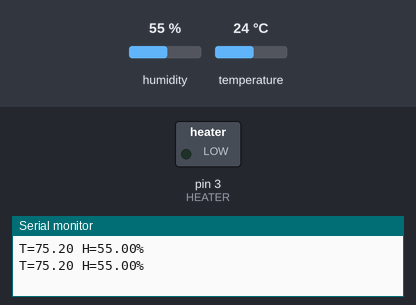
Bench run of a sketch on a simulated Arduino Uno, built with avr-gcc and run on an emulated ATmega328P. Shown: switched loads named in the sketch (green lamp = pin HIGH), the last lines printed to the serial monitor. Inputs (shaded band) come from the test bench; at power-on: temperature 24 °C, humidity 55 %.

Above: at 3.2 s.
3.3 s: temperature set to 22 °C
At 6.2 s:
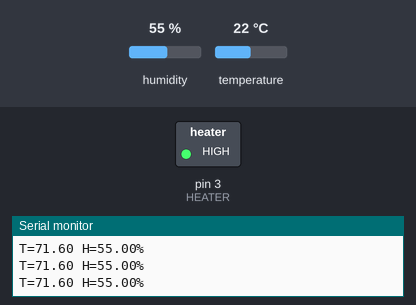
6.5 s: temperature set to 25 °C
9.3 s: temperature set to 28 °C
At 12.4 s:
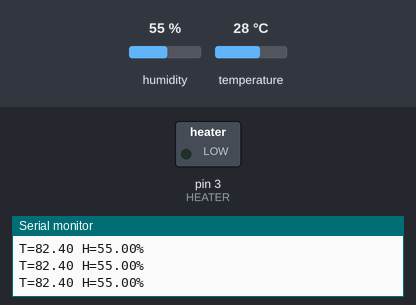
12.7 s: temperature set to 12 °C
At 15.2 s:
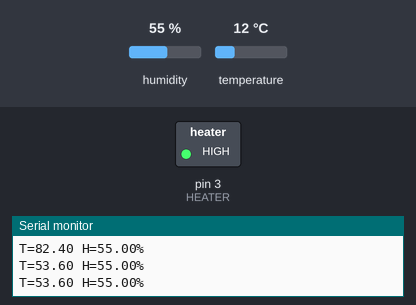
Timing chart, 0 to 16.7 s (numbered marks = the images above; inputs shaded):
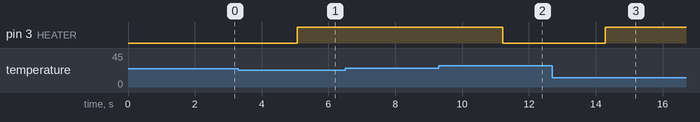

Measured:
- the behaviour switches between 24 and 23 °C on temperature (found by bisection; images 0 and 1)
- the behaviour switches between 26 and 27 °C on temperature (found by bisection; images 1 and 2)
- after the input at 3.3 s, pin 3 (HEATER): LOW → HIGH after 1.8 s
- after the input at 9.3 s, pin 3 (HEATER): HIGH → LOW after 1.9 s
- after the input at 12.7 s, pin 3 (HEATER): LOW → HIGH after 1.6 s

The sketch:

DHT11.ino
```cpp
#include <dht.h>

dht *dht_reader = 0;
#define HEATER 3
void setup()
{
  dht_reader = new dht();
  Serial.begin(9600);
  Serial.println();
  pinMode(HEATER,OUTPUT);
  digitalWrite(HEATER,LOW);
  delay(2000);
}

void loop()
{
  double fTemp;
  dht_reader->read11(2);
  fTemp = 9.0*dht_reader->temperature/5.0+32.0;
  Serial.print("T=");
  Serial.print(fTemp);
  Serial.print(" H=");
  Serial.print(dht_reader->humidity);
  Serial.println("%");
  delay(1000);
  if (fTemp > 80.0) {
    digitalWrite(HEATER,LOW);
  } else if (fTemp < 75.0) {
    digitalWrite(HEATER,HIGH);
  }
}
```
